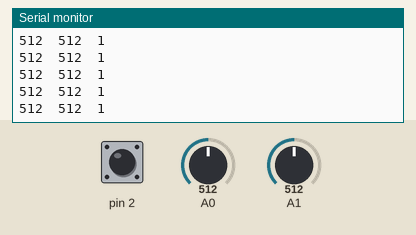
A sketch run on a simulated Arduino Uno, built with avr-gcc and run on an emulated ATmega328P. Shown: the last lines printed to the serial monitor. The inputs (shaded band) are chosen by the test bench; at power-on: A0 = 512, A1 = 512, pin 2 HIGH.

Above: at 1.2 s.
1.3 s: A0 set to 716
At 1.33 s:
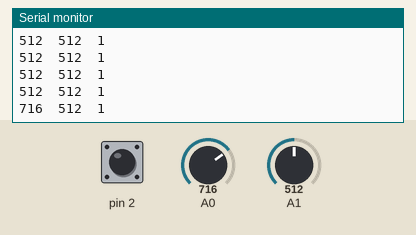
2.8 s: A1 set to 716
At 2.88 s:
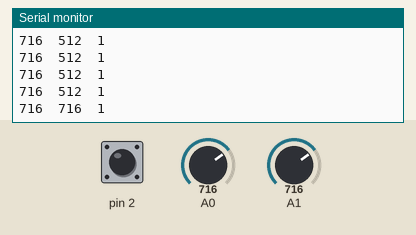
4.3 s: pin 2 pulled LOW for 0.15 s
At 4.32 s:
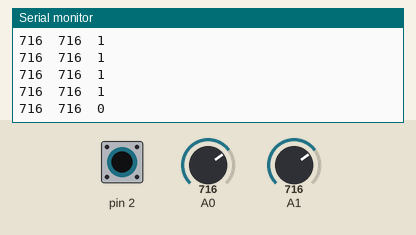
5.9 s: A0 set to 900
At 5.98 s:
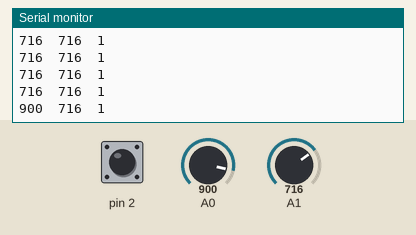
7.4 s: pin 2 pulled LOW for 1 s
At 7.52 s:
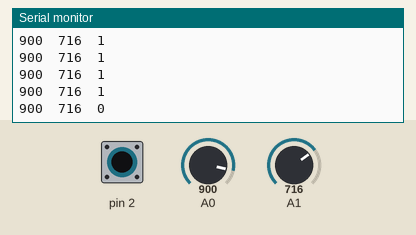
9.9 s: A1 set to 900
At 9.96 s:
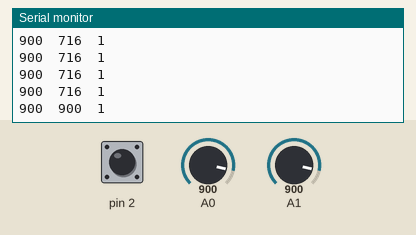
Timing chart, 0 to 12.4 s (numbered marks = the images above; inputs shaded):
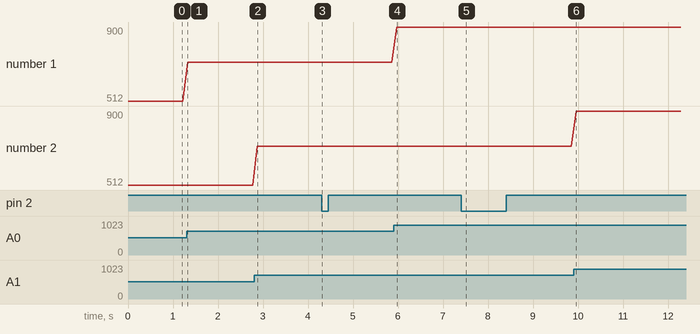

The sketch:

joystick_test.ino
```cpp
void setup()

{

  Serial.begin(9600); //시리얼 통신을 하기위한 통신속도설정


  pinMode(2,INPUT_PULLUP);
  /*

                                   Z축 스위치에 별도의 저항이 달려있지 않기 때문에 스위치가 눌린지 안눌린지 헷깔려하는

                                   `플로팅 현상`이 발생 합니다.

                                   이때문에 사용자가 쉽게 플로팅현상을 해결하기 위해서 아두이노에는 기본적으로

                                   내부에 풀업저항이 달려있습니다.

                                   플로팅현상을 해결하기 위해서 내부 PULLUP 코드를 사용 하였습니다.

                                   */

}


void loop()

{


  Serial.print(analogRead(A0)); // X축 값이 표기됩니다.

  Serial.print("  ");           //숫자가 헷깔리지않토록 중간에 공백칸을 두었습니다.
  delay(10);

 Serial.print(analogRead(A1)); // y축 값이 표기 됩니다.

  Serial.print("  ");           //숫자가 헷깔리지않토록 중간에 공백칸을 두었습니다.

  Serial.println(digitalRead(2)); // Z축(스위치) 값이 표기됩니다.


  delay(100);


}
```

Measured:
- after the input at 1.3 s, the serial monitor: prints a new line at once (image 1)
- after the input at 2.8 s, the serial monitor: prints a new line after 0.08 s (image 2)
- after the input at 4.3 s, the serial monitor: prints a new line at once (image 3)
- after the input at 5.9 s, the serial monitor: prints a new line after 0.08 s (image 4)
- after the input at 7.4 s, the serial monitor: prints a new line at once (image 5)
- after the input at 9.9 s, the serial monitor: prints a new line after 0.06 s (image 6)
- plotted number 1: 512 → 716 after the input at 1.3 s, 716 → 900 after the input at 5.9 s
